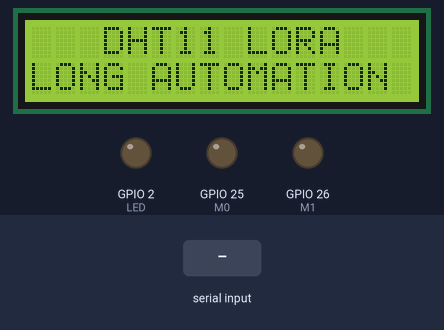
The sketch below on a simulated ESP32. On the bench: 16×2 character LCD, output pins drawn as LEDs (lit = HIGH). The test bench sets the inputs (shaded band). What the sketch prints to the serial monitor is not drawn.

Above: at 0.1 s.
4.8 s: "1\n" received over the second serial link
At 6.2 s:
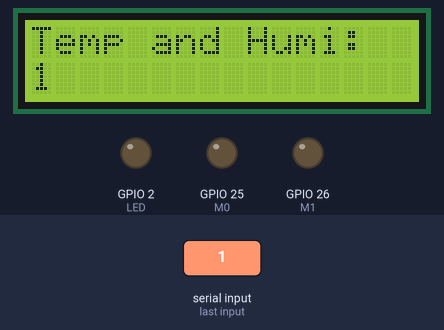
6.7 s: "0\n" received over the second serial link
At 7.3 s:
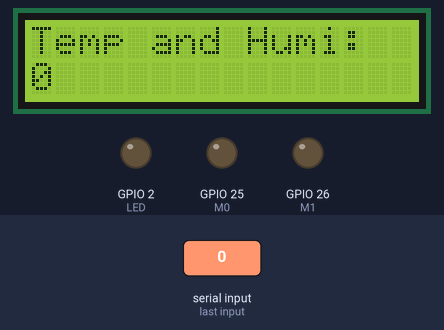
8.3 s: "2\n" received over the second serial link
At 12.6 s:
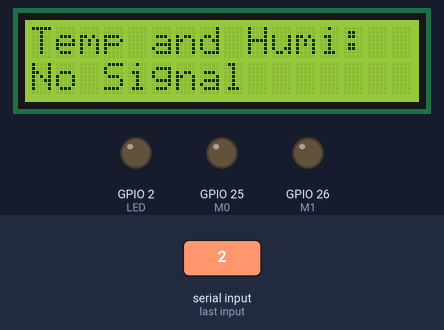
Timing chart, 0 to 14.1 s (numbered marks = the images above; inputs shaded):
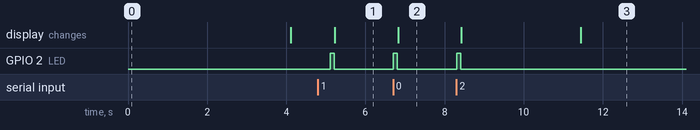

Measured:
- after the input at 4.8 s, GPIO 2 (LED): LOW → HIGH after 0.31 s, → LOW 0.10 s later; the display: changes after 0.43 s (image 1)
- after the input at 6.7 s, GPIO 2 (LED): LOW → HIGH at once, → LOW 0.10 s later; the display: changes after 0.13 s (image 2)
- after the input at 8.3 s, GPIO 2 (LED): LOW → HIGH at once, → LOW 0.10 s later; the display: first changes after 0.12 s (image 3 shows a later state)

The sketch:

lora_receicve.ino
```cpp
#include <LiquidCrystal_I2C.h>

#define LORA_RX 16
#define LORA_TX 17
#define M0 25
#define M1 26
#define LED 2

LiquidCrystal_I2C lcd(0x27, 16, 2); // Địa chỉ I2C 0x27, LCD 16x2
HardwareSerial mySerial(1);

void setup() {
  Serial.begin(9600);
  mySerial.begin(9600, SERIAL_8N1, LORA_RX, LORA_TX);

  // Khởi tạo LCD
  lcd.init();
  lcd.backlight();
  lcd.setCursor(3, 0);
  lcd.print("DHT11 LORA");
  lcd.setCursor(0, 1);
  lcd.print("LONG AUTOMATION !");

  // Cấu hình chế độ LoRa
  pinMode(M0, OUTPUT);
  pinMode(M1, OUTPUT);
  digitalWrite(M0, LOW);  // Chế độ Normal
  digitalWrite(M1, LOW);

  pinMode(LED, OUTPUT);
  digitalWrite(LED, LOW);

  Serial.println("LoRa Communication Ready");
  delay(2000);
}

void loop() {
  static String lastDisplay = ""; // Lưu trạng thái hiển thị cuối
  String inputReceive = "";

  // Kiểm tra dữ liệu LoRa với timeout 2s
  unsigned long startTime = millis();
  while (mySerial.available() == 0 && millis() - startTime < 2000) {
    delay(10);
  }

  if (mySerial.available() > 0) {
    inputReceive = mySerial.readStringUntil('\n');
    inputReceive.trim(); // Loại bỏ ký tự thừa
    Serial.println("Received: " + inputReceive);
    digitalWrite(LED, HIGH); // Báo hiệu có dữ liệu
    delay(100);
    digitalWrite(LED, LOW);

    // Chỉ cập nhật LCD nếu dữ liệu thay đổi
    if (inputReceive != lastDisplay) {
      lcd.clear();
      lcd.setCursor(0, 0);
      lcd.print("Temp and Humi:");
      lcd.setCursor(0, 1);
      lcd.print(inputReceive);
      lastDisplay = inputReceive;
    }
  }
  else {
    Serial.println("Waiting for LoRa data...");
    // Hiển thị trạng thái chờ nếu không có dữ liệu
    if (lastDisplay != "No Data") {
      lcd.setCursor(0, 1);
      lcd.print("No Signal     ");
      lastDisplay = "No Data";
    }
  }

  delay(1000); // Giảm tốc độ đọc để tránh nhấp nháy LCD
}
```
